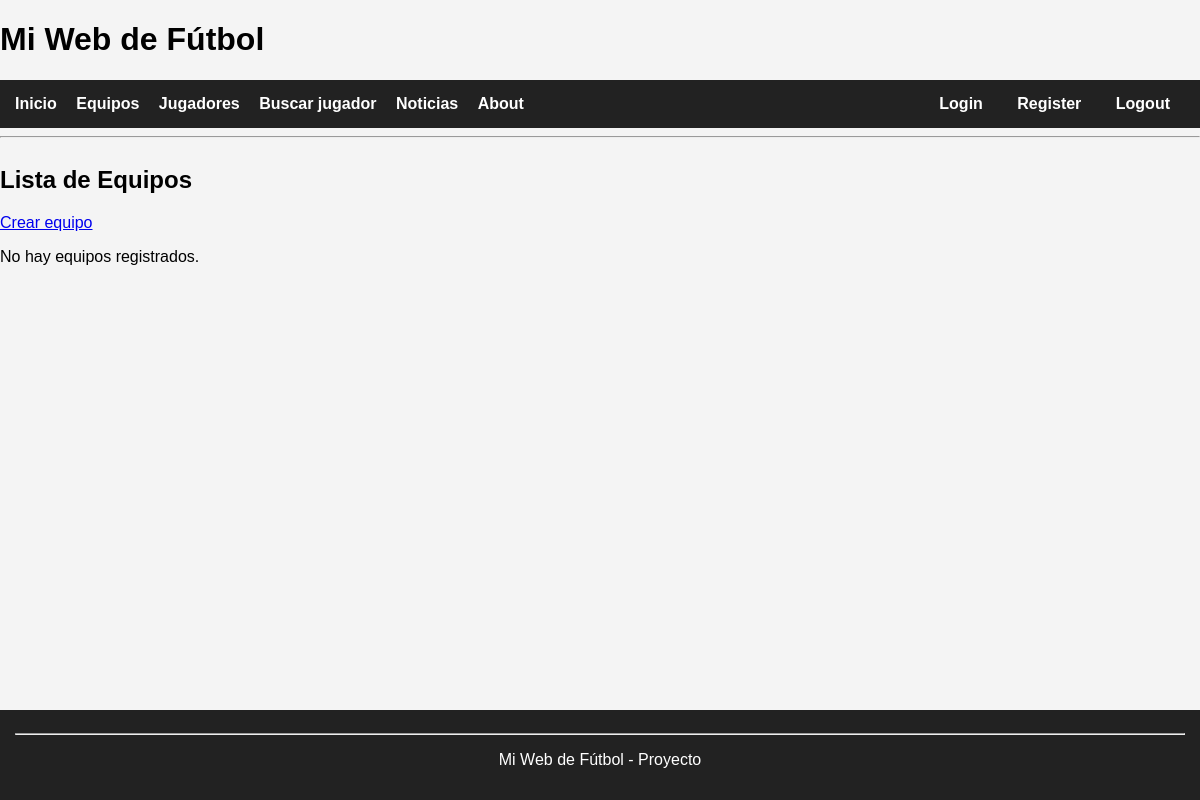
Before: /equipos/ with the older database file.
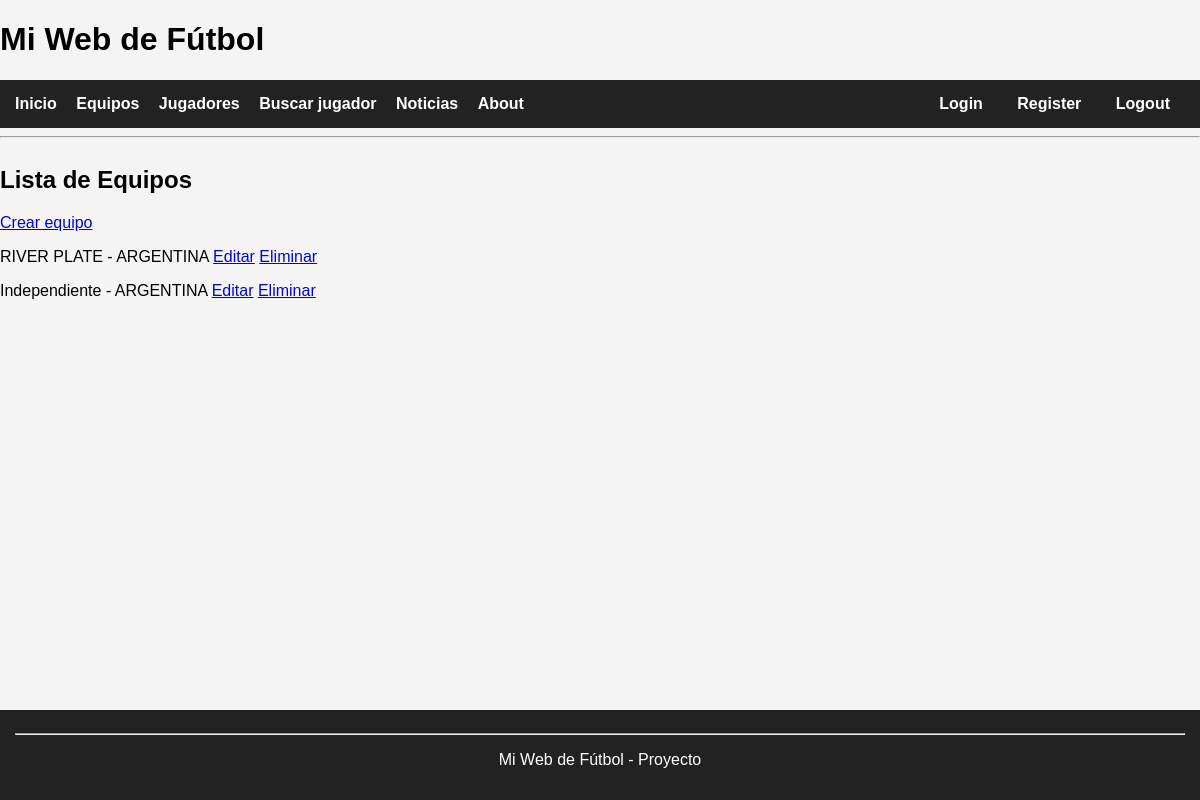
After: the same page with the newer database file.
### futbol/models.py (models this page shows, shortened)
class Equipo(models.Model):
    nombre = models.CharField(max_length=100)
    pais = models.CharField(max_length=100)
    fundacion = models.IntegerField()
    class Meta:
        verbose_name = "Equipo"
        verbose_name_plural = "Equipos"

### futbol/views.py (the view)
# urls.py: path('equipos/', views.listar_equipos, name='equipos'),
def listar_equipos(request):
    equipos = Equipo.objects.all()
    return render(request, 'futbol/equipos.html', {'equipos': equipos})

### futbol/templates/futbol/equipos.html (shortened to what this page needs)
{% extends 'futbol/base.html' %}
{% block content %}
<h2>Lista de Equipos</h2>
<a href="{% url 'crear_equipo' %}">Crear equipo</a>
{% for equipo in equipos %}
    <p>
        {{ equipo.nombre }} - {{ equipo.pais }}
        <a href="{% url 'editar_equipo' equipo.id %}">Editar</a>
        <a href="{% url 'eliminar_equipo' equipo.id %}">Eliminar</a>
    </p>
{% empty %}
    <p>No hay equipos registrados.</p>
{% endfor %}
{% endblock %}

### futbol/templates/futbol/base.html (shortened to what this page needs)
<!DOCTYPE html>
<html lang="es">
<head>
</head>
<body>
    <header>
        <h1>Mi Web de Fútbol</h1>
        <nav>
            <div>
                <a href="{% url 'inicio' %}">Inicio</a>
                <a href="{% url 'equipos' %}">Equipos</a>
                <a href="{% url 'jugadores' %}">Jugadores</a>
                <a href="{% url 'buscar_jugador' %}">Buscar jugador</a>
                <a href="{% url 'noticias' %}">Noticias</a>
                <a href="{% url 'about' %}">About</a>
            </div>
            <div class="nav-right">
                <a href="{% url 'login' %}">Login</a>
                <a href="{% url 'register' %}">Register</a>
                <a href="{% url 'logout' %}">Logout</a>
            </div>
        </nav>
        <hr>
    </header>
    <main>
        {% block content %}{% endblock %}
    </main>
    <footer>
        <hr>
        <p>Mi Web de Fútbol - Proyecto</p>
    </footer>
</body>
</html>

### futbol/templates/futbol/base.html (style rules this page uses)
body { font-family: Arial; margin:0; background:#f4f4f4; min-height:100vh; display:flex; flex-direction:column; }
nav { background:#222; padding:15px; display:flex; justify-content:space-between; align-items:center; }
nav a { color:white; text-decoration:none; margin-right:15px; font-weight:bold; }
main { flex:1; }
footer { background:#222; color:white; text-align:center; padding:15px; }
.nav-right a { margin-left:15px; }

Changed rows visible on the page:
added Equipo: nombre "RIVER PLATE", pais "ARGENTINA"
added Equipo: nombre "Independiente", pais "ARGENTINA"
Other visible differences:
text no longer shown: "No hay equipos registrados."
